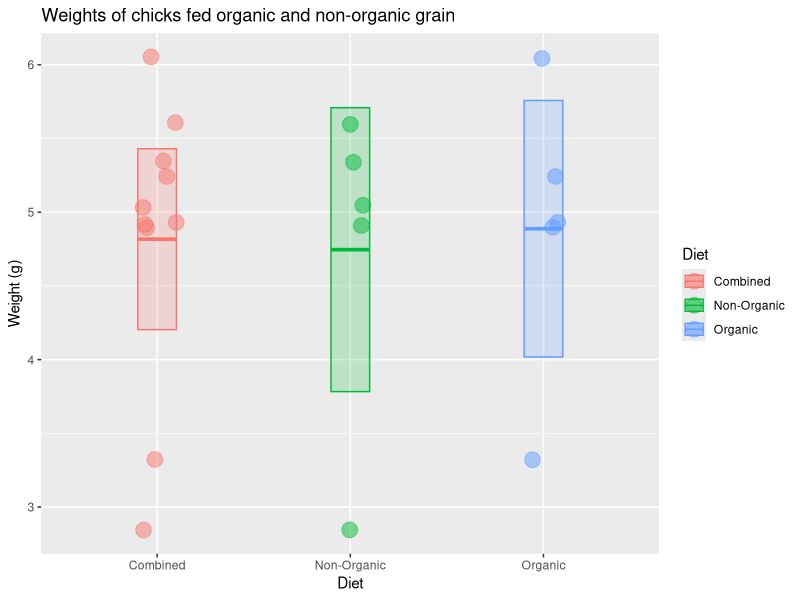

Here is the R script that generated this plot: (Note: this script raises an error after producing the figure.)
## ---- chunk 1
x <- c(6.05, 4.89, 3.32, 4.93, 5.25, 5.04, 4.91, 2.84, 5.60, 5.34)
x
## ---- chunk 2
median(x)
mean(x)
sd(x) 
length(x)
## ---- chunk 3
n <- length(x) # sample size
n
sem <- sd(x) / sqrt(n) # standard error of the mean
sem
## ---- chunk 4
c(mean(x) + 1.96 * sem, mean(x) - 1.96 * sem)
## ---- chunk 5

library(tidyverse)

# check to make sure you did the part above correctly
# if not, generate some fake x data
if (!exists("x") | !is.numeric(x) | !length(x) == 10) x <- rep(1, 10)

# put the chick data into a data frame
chick_data <-
  tibble::tibble(
    diet = rep(c("Combined", "Combined", "Organic", "Non-Organic"), each = 5),
    weight = c(x, x)
  )

# summarize the chick weights by diet
chick_summary <-
  chick_data %>% 
  group_by(diet) %>% 
  summarize(
    mean = mean(weight),
    median = median(weight),
    sd = sd(weight),
    n = n(),
    sem = sd / sqrt(n),
    upper = mean + 1.96 * sem,   # upper confidence limit
    lower = mean - 1.96 * sem,   # lower confidence limit
    .groups = "drop"
  )

# plot chick weights
ggplot(chick_data, aes(x = diet, y = weight, color = diet, fill = diet)) +
  geom_jitter(size = 5, shape = 21, alpha = 0.5, width = 0.1) +
  geom_crossbar(
    mapping = aes(ymin = lower, ymax = upper, y = mean), 
    data = chick_summary,
    width = 0.2, alpha = 0.2
  ) +
  labs(
    title = "Weights of chicks fed organic and non-organic grain",
    x = "Diet",
    color = "Diet",
    fill = "Diet",
    y = "Weight (g)"
  )

## ---- chunk 6
sessioninfo::session_info("sessioninfo::session_info")
